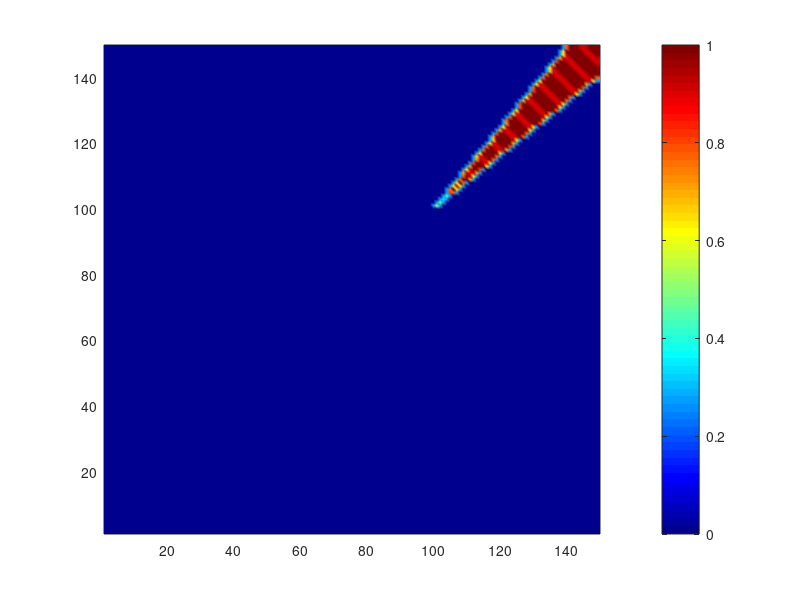

The MATLAB script that drew this image: (Note: this script raises an error after producing the figure.)
%%%%%%%%%%%%%%%%%%%%%%%%%%%%%%%%%%%%%%%%%%%%%%%%%%%%%%%%%%%%%%%%%%%
% We attempt to simulate u_t = u_xx + e^2*u_yy + f(u) using finite
% difference approximations.
%
% Solve: u_t = u_{xx} + epsilon^2*u_{yy} + u(1-u)
% Approximation:
% u(t_i + t_delta, x) = u(t_i, x) + t_delta / h^2 [ \sum u(t_i, x + h_e) - 2nu(t_i, x) ]
%                       + t_delta * u(1-u)
%
% NOTES:
%       1. To animate, you may have to increase your JVM heap size
%          by going to Preferences > General > Java Heap Memory
%%%%%%%%%%%%%%%%%%%%%%%%%%%%%%%%%%%%%%%%%%%%%%%%%%%%%%%%%%%%%%%%%%%

clc; close all; clear;

% -----------------------------------------------------------------

COMPACT_SUPPORT = 0;
WEDGE           = 1;

INITIAL_DATA_TYPE = WEDGE;        % set to the type of initial condition
                                            % we want to simulate

%%%%%%%%%%%%%%%%%%%%%%%%%%%%%%%%%%%%%%%%%%%%%%%%%%%%%%%%%%%%%%%%%%%
% Initialize parameters
%%%%%%%%%%%%%%%%%%%%%%%%%%%%%%%%%%%%%%%%%%%%%%%%%%%%%%%%%%%%%%%%%%%


d = 2;                  % working in R^2
n = 150;                % simulation grid size
h = 1;                  % mesh width

% We want t_delta \approx h^2 where n is the mesh size. This cancels out
% some ugly constant factors in the update equation.
t_delta = h^2;          % time increment
time = 120;              % number of steps to simulate. time * t_delta is the total "unit time"
f = zeros(n / h);       % growth rate
epsilon = 0.1;
gamma = 0.3;            % dampen the gradient

% Parameters for compactly supported initial condition.
v0 = 9E-1;              % some small nonzero intial value

% Parameters for wedge initial condition direction.
p = [100 100];                % specify the base point of our wedge
v = [1 1];                    % specify the vector which determines wedge direction
theta = pi / 30;               % angle within which you want to set up the wedge

%%%%%%%%%%%%%%%%%%%%%%%%%%%%%%%%%%%%%%%%%%%%%%%%%%%%%%%%%%%%%%%%%%%
% Initial conditions
%%%%%%%%%%%%%%%%%%%%%%%%%%%%%%%%%%%%%%%%%%%%%%%%%%%%%%%%%%%%%%%%%%%

N = n / h;              % mesh size
u = zeros(N);           % the matrix ``u`` will hold our simulated values for the solution
grad = 0 * u;           % we'll store the neighbor_average in this term
                        % TODO(ansh): rename to ``neighbors``

% Nonzero on a compact set

% Nonzero on a centered square.
if INITIAL_DATA_TYPE == COMPACT_SUPPORT
  u(N/2, N/2) = v0; u(N/2 + 1, N/2) = v0; u(N/2, N/2 + 1) = v0; u(N/2 - 1, N/2 + 1) = v0;
end

if INITIAL_DATA_TYPE == WEDGE
  tolerance = cos(theta);       % sepcify the degree around the vector which we want nonzero
  for i = -N:1:N
    for j = -N:1:N
      cos_ = ([i j] * v') / (norm([i j]) * norm(v));
      if tolerance <= cos_ && cos_ <= 1                   % make sure our [i j] are within the wedge
        i_p = i + p(1);
        j_p = j + p(2);
        if 1 <= i_p && i_p <= N && 1 <= j_p && j_p <= N
          u(i + p(1),j + p(2)) = v0;
        end
      end
    end
  end
end

%%%%%%%%%%%%%%%%%%%%%%%%%%%%%%%%%%%%%%%%%%%%%%%%%%%%%%%%%%%%%%%%%%%
% Animation initialization
%%%%%%%%%%%%%%%%%%%%%%%%%%%%%%%%%%%%%%%%%%%%%%%%%%%%%%%%%%%%%%%%%%%
figure
filename = sprintf('output/kpp_v_%d_%d_theta_%.2f_p_%d_%d.gif',...
                    v(1), v(2), theta, p(1), p(2));

%%%%%%%%%%%%%%%%%%%%%%%%%%%%%%%%%%%%%%%%%%%%%%%%%%%%%%%%%%%%%%%%%%%
% Run simulation
%%%%%%%%%%%%%%%%%%%%%%%%%%%%%%%%%%%%%%%%%%%%%%%%%%%%%%%%%%%%%%%%%%%

% Indices using which we can represent the "inner" terms of the matrix
I = 2:N-1; J = 2:N-1;

% TODO(ansh): add comment about how to control mu
mu = zeros(N);
for i = 1:N
  for j = 1:N
    mu(i, j) = 1 + sin ( (pi / 4) * (i + j));
  end
end

for step=1:time
  grad(I, J) = u(I, J - 1) + u(I, J + 1) + epsilon^2*u(I - 1, J) + epsilon^2*u(I + 1, J);
  u(I, J) = u(I, J) + gamma * (t_delta / h^2) * (grad(I, J) - 2*(epsilon^2 + 1)*u(I, J)) + t_delta*(mu(I, J) .* (u(I,J) .* (1 - u(I,J))));
  u(1, :) = u(2, :); u(N, :) = u(N-1, :); u(:, 1) = u(:, 2); u(:, N) = u(:, N-1);

  % normalize so that no value in the solution goes beyond 1
  for i = 1:N
    for j = 1:N
      if u(i, j) > 1
        u(i, j) = 1;
      end
    end
  end

  pcolor(u); shading interp;
  colorbar; colormap jet;
  drawnow;

  % Append the current frame to the animation
  frame = getframe(1);
  im = frame2im(frame);
  [A, map] = rgb2ind(im, 256);
  if step == 1
    imwrite(A, map, filename, 'gif', 'LoopCount', Inf, 'DelayTime', 0.1);
  else
    imwrite(A, map, filename, 'gif', 'WriteMode', 'append', 'DelayTime', 0.1);
  end
end

surf(u);
shading interp; colormap jet;
view([-25 70]);
